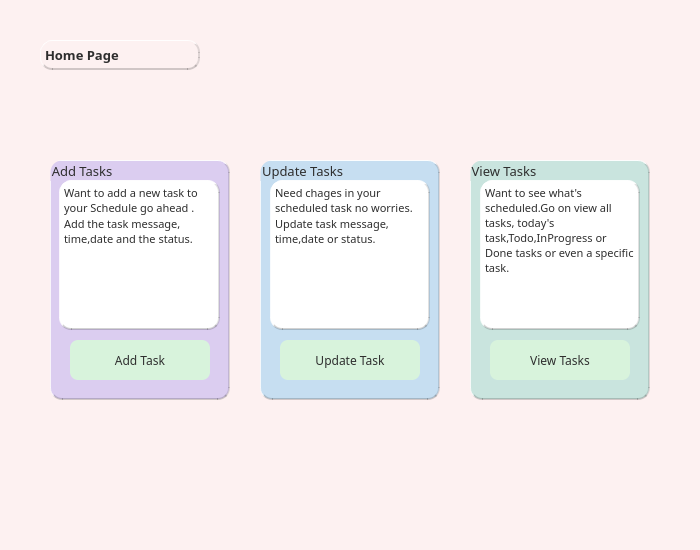
<?xml version="1.0" encoding="UTF-8"?>
<ui version="4.0">
 <class>HomePage</class>
 <widget class="QWidget" name="HomePage">
  <property name="geometry">
   <rect>
    <x>0</x>
    <y>0</y>
    <width>700</width>
    <height>550</height>
   </rect>
  </property>
  <property name="windowTitle">
   <string>Form</string>
  </property>
  <property name="styleSheet">
   <string notr="true">QFrame {
    background-color: white;
    border-radius: 12px;
    border-top: 1px solid rgba(255, 255, 255, 0.9);
    border-left: 1px solid rgba(255, 255, 255, 0.7);
    border-bottom: 2px solid rgba(0, 0, 0, 0.18);
    border-right: 2px solid rgba(0, 0, 0, 0.12);
}QWidget {
    background-color: #fdf1f1;   /* pastel pink background */
    color: #2e2e2e;              /* charcoal text */
}

QPushButton {
    background-color: #d8f3dc;   /* mint green buttons */
    color: #2e2e2e;              /* dark text */
   
    border-radius: 8px;
    padding: 8px;
}

QPushButton:pressed {
    background-color: #fff5e1;   /* soft cream when pressed */
}
</string>
  </property>
  <widget class="QGroupBox" name="AddTask">
   <property name="geometry">
    <rect>
     <x>50</x>
     <y>160</y>
     <width>180</width>
     <height>240</height>
    </rect>
   </property>
   <property name="font">
    <font>
     <family>Segoe Script</family>
     <pointsize>10</pointsize>
    </font>
   </property>
   <property name="styleSheet">
    <string notr="true">QFrame {
    background-color: white;
    border-radius: 12px;
    border-top: 1px solid rgba(255, 255, 255, 0.9);
    border-left: 1px solid rgba(255, 255, 255, 0.7);
    border-bottom: 2px solid rgba(0, 0, 0, 0.18);
    border-right: 2px solid rgba(0, 0, 0, 0.12);
}
QGroupBox{
    background-color:#DBCDF0;
    border-radius:12px;

    border-top: 1px solid rgba(255, 255, 255, 0.9);
    border-left: 1px solid rgba(255, 255, 255, 0.7);
    border-bottom: 2px solid rgba(0, 0, 0, 0.18);
    border-right: 2px solid rgba(0, 0, 0, 0.12);
}</string>
   </property>
   <property name="title">
    <string>Add Tasks</string>
   </property>
   <widget class="QPlainTextEdit" name="addTask">
    <property name="geometry">
     <rect>
      <x>9</x>
      <y>20</y>
      <width>161</width>
      <height>150</height>
     </rect>
    </property>
    <property name="font">
     <font>
      <family>Segoe Script</family>
      <pointsize>8</pointsize>
     </font>
    </property>
    <property name="plainText">
     <string>Want to add a new task to your Schedule go ahead .
Add the task message, time,date and the status.</string>
    </property>
   </widget>
   <widget class="QPushButton" name="btnAddTask">
    <property name="geometry">
     <rect>
      <x>20</x>
      <y>180</y>
      <width>140</width>
      <height>40</height>
     </rect>
    </property>
    <property name="font">
     <font>
      <family>Segoe Script</family>
     </font>
    </property>
    <property name="text">
     <string>Add Task</string>
    </property>
   </widget>
  </widget>
  <widget class="QGroupBox" name="UpdateTask">
   <property name="geometry">
    <rect>
     <x>260</x>
     <y>160</y>
     <width>180</width>
     <height>240</height>
    </rect>
   </property>
   <property name="font">
    <font>
     <family>Segoe Script</family>
     <pointsize>10</pointsize>
    </font>
   </property>
   <property name="styleSheet">
    <string notr="true">QFrame {
    background-color: white;
    border-radius: 12px;
    border-top: 1px solid rgba(255, 255, 255, 0.9);
    border-left: 1px solid rgba(255, 255, 255, 0.7);
    border-bottom: 2px solid rgba(0, 0, 0, 0.18);
    border-right: 2px solid rgba(0, 0, 0, 0.12);
}
QGroupBox{
   background-color:#C6DEF1;

    border-radius: 12px;
    border-top: 1px solid rgba(255, 255, 255, 0.9);
    border-left: 1px solid rgba(255, 255, 255, 0.7);
    border-bottom: 2px solid rgba(0, 0, 0, 0.18);
    border-right: 2px solid rgba(0, 0, 0, 0.12);
}</string>
   </property>
   <property name="title">
    <string>Update Tasks</string>
   </property>
   <widget class="QPlainTextEdit" name="updateTask">
    <property name="geometry">
     <rect>
      <x>10</x>
      <y>20</y>
      <width>160</width>
      <height>150</height>
     </rect>
    </property>
    <property name="font">
     <font>
      <family>Segoe Script</family>
      <pointsize>8</pointsize>
     </font>
    </property>
    <property name="plainText">
     <string>Need chages in your scheduled task no worries.
Update task message, time,date or status.</string>
    </property>
   </widget>
   <widget class="QPushButton" name="btnUpdateTask">
    <property name="geometry">
     <rect>
      <x>20</x>
      <y>180</y>
      <width>140</width>
      <height>40</height>
     </rect>
    </property>
    <property name="font">
     <font>
      <family>Segoe Script</family>
     </font>
    </property>
    <property name="text">
     <string>Update Task</string>
    </property>
   </widget>
  </widget>
  <widget class="QGroupBox" name="ViewTask">
   <property name="geometry">
    <rect>
     <x>470</x>
     <y>160</y>
     <width>180</width>
     <height>240</height>
    </rect>
   </property>
   <property name="font">
    <font>
     <family>Segoe Script</family>
     <pointsize>10</pointsize>
    </font>
   </property>
   <property name="styleSheet">
    <string notr="true">QFrame {
    background-color: white;
    border-radius: 12px;
    border-top: 1px solid rgba(255, 255, 255, 0.9);
    border-left: 1px solid rgba(255, 255, 255, 0.7);
    border-bottom: 2px solid rgba(0, 0, 0, 0.18);
    border-right: 2px solid rgba(0, 0, 0, 0.12);
}
QGroupBox
{
  background-color:#C9E4DE;

    border-radius: 12px;
    border-top: 1px solid rgba(255, 255, 255, 0.9);
    border-left: 1px solid rgba(255, 255, 255, 0.7);
    border-bottom: 2px solid rgba(0, 0, 0, 0.18);
    border-right: 2px solid rgba(0, 0, 0, 0.12);
}</string>
   </property>
   <property name="title">
    <string>View Tasks</string>
   </property>
   <widget class="QPlainTextEdit" name="viewTask">
    <property name="geometry">
     <rect>
      <x>10</x>
      <y>20</y>
      <width>160</width>
      <height>150</height>
     </rect>
    </property>
    <property name="font">
     <font>
      <family>Segoe Script</family>
      <pointsize>8</pointsize>
     </font>
    </property>
    <property name="layoutDirection">
     <enum>Qt::LayoutDirection::LeftToRight</enum>
    </property>
    <property name="frameShape">
     <enum>QFrame::Shape::StyledPanel</enum>
    </property>
    <property name="plainText">
     <string>Want to see what's scheduled.Go on view all tasks, today's task,Todo,InProgress or Done tasks or even a specific task.</string>
    </property>
    <property name="centerOnScroll">
     <bool>false</bool>
    </property>
   </widget>
   <widget class="QPushButton" name="btnViewTasks">
    <property name="geometry">
     <rect>
      <x>20</x>
      <y>180</y>
      <width>140</width>
      <height>40</height>
     </rect>
    </property>
    <property name="font">
     <font>
      <family>Segoe Script</family>
     </font>
    </property>
    <property name="text">
     <string>View Tasks</string>
    </property>
   </widget>
  </widget>
  <widget class="QLabel" name="label">
   <property name="geometry">
    <rect>
     <x>40</x>
     <y>40</y>
     <width>160</width>
     <height>30</height>
    </rect>
   </property>
   <property name="font">
    <font>
     <family>Segoe Script</family>
     <pointsize>10</pointsize>
     <bold>true</bold>
    </font>
   </property>
   <property name="text">
    <string>Home Page</string>
   </property>
  </widget>
 </widget>
 <resources/>
 <connections/>
</ui>
